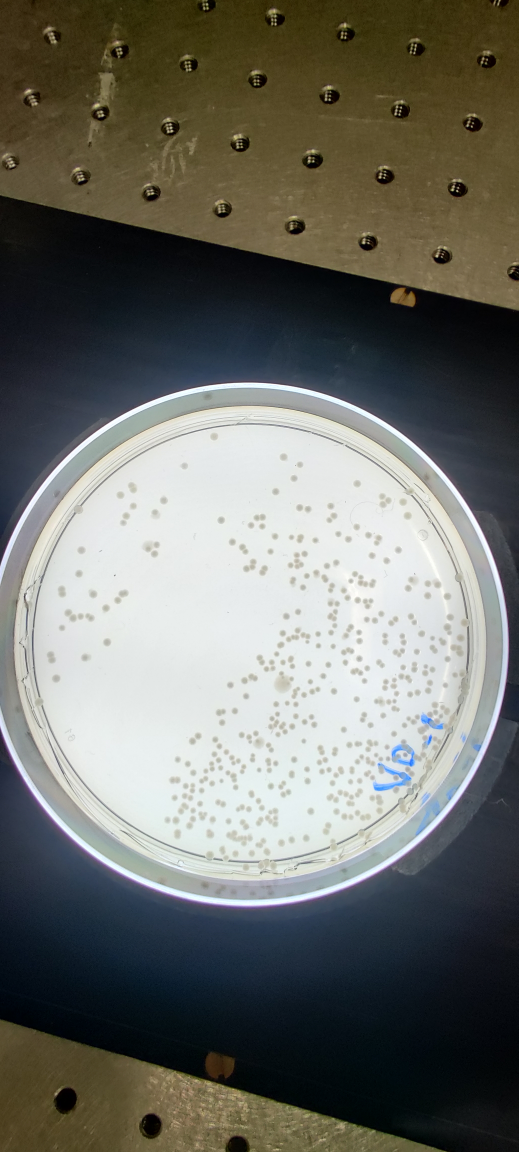
#> input picture dataset/ref_backlight_hd1900.jpg, 2074 x 4608 px, found by its file name (shown at 1/4 size)
$ python demo_tree.py
#> lines starting #> are read from the running program, lines starting #| are printed output that depends on the picture
### colony_morphology/image_transform.py
import cv2 as cv
import numpy as np

from scipy import ndimage
from skimage import morphology

def resize_image(image, pixel_threshold=1280*1280):
    """
    Args:
      image:           image to resize
      pixel_threshold: max number of pixels before resizing

    Returns:
      scaling_factor
      img_resize
    """
    img_resize = image

    scale = 1.0
    max_x = image.shape[1]
    max_y = image.shape[0]

    if(image.size > pixel_threshold):
        pixels = max_x * max_y
        scale = 1.0 / (pixels / pixel_threshold);
        point = (int(scale * max_x), int(scale * max_y))

        img_resize = cv.resize(image, point, interpolation= cv.INTER_LINEAR)

    return (scale, img_resize)


# [30 lines left out: functions crop_image_to_circle, background_subtraction, not called in this run]

### demo/demo_tree.py
#!/usr/bin/env python3
from colony_morphology.geometry import *
from colony_morphology.image_transform import *
from colony_morphology.plotting import plot_bboxes, plot_region_roperties, image_resize
import cv2 as cv
import numpy as np
from matplotlib import pyplot as plt
from scipy import ndimage as ndi
from scipy.spatial import cKDTree
from skimage import color, io, morphology
from skimage.feature import peak_local_max
from skimage.measure import regionprops, regionprops_table, label
from skimage.segmentation import watershed
from numpy.linalg import norm
import time

if __name__=="__main__":
    # Parameters
    dish_radius = 877 # 877
    dish_offset_radius =  100 #100
    min_size_small_holes = 50
    min_size_small_objects = 50
    number_of_cells_to_pick = 15


    plot_segmentation_process = True
    plot_cell_annotation = True
    plot_interactive_properties = True

    # Read image
    img = cv.imread('/home/captain-yoshi/ws/Mimik/colony-morphology/dataset/ref_backlight_hd1900.jpg')
#> img is the input picture: shape (4608, 2074, 3); mean B, G, R 104.8, 110.8, 109.8
    assert img is not None, "file could not be read, check with os.path.exists()"

    # Convert to grayscale
    img_gray = cv.cvtColor(img, cv.COLOR_BGR2GRAY)
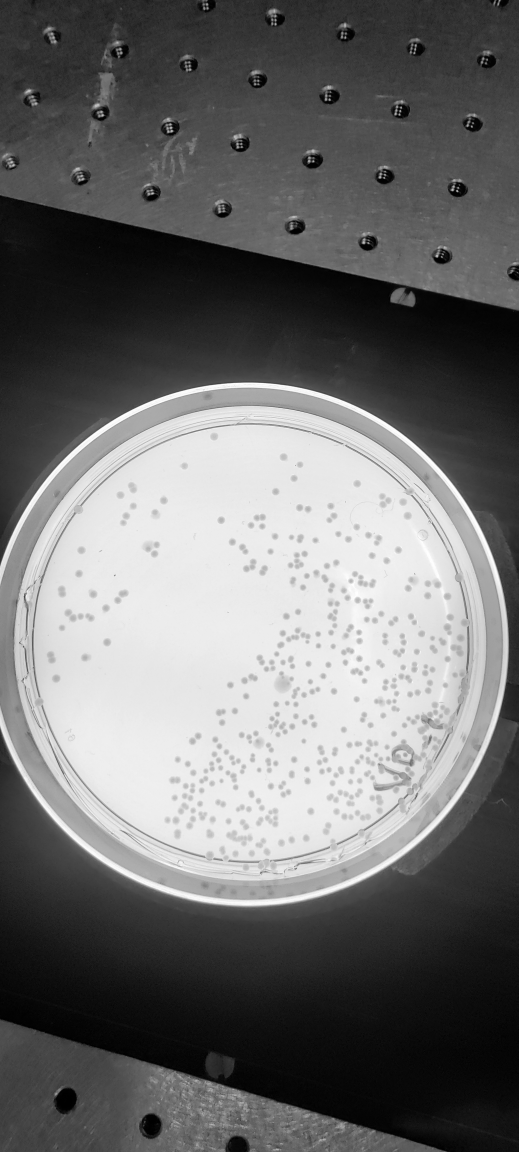
#> img_gray: shape (4608, 2074) (shown at 1/4 size); min 0, max 255, mean 109.9


    # Mask image to contain only the petri dish
    # 1- resize image to speedup detection
    scale, img_resize = resize_image(img_gray, pixel_threshold=1280*1280)
#> in resize_image, `img_resize = cv.resize(image, point, interpolation= cv.INTER_LINEAR)`:
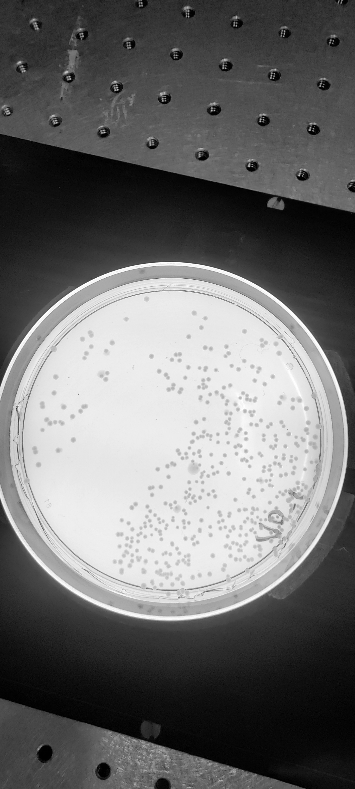
#> img_resize: shape (789, 355); min 0, max 254, mean 109.7
#> scale = 0.171

    # 2- detect circle radius + centroid
#> (the run stopped early here; a loop or call above may not have finished)
